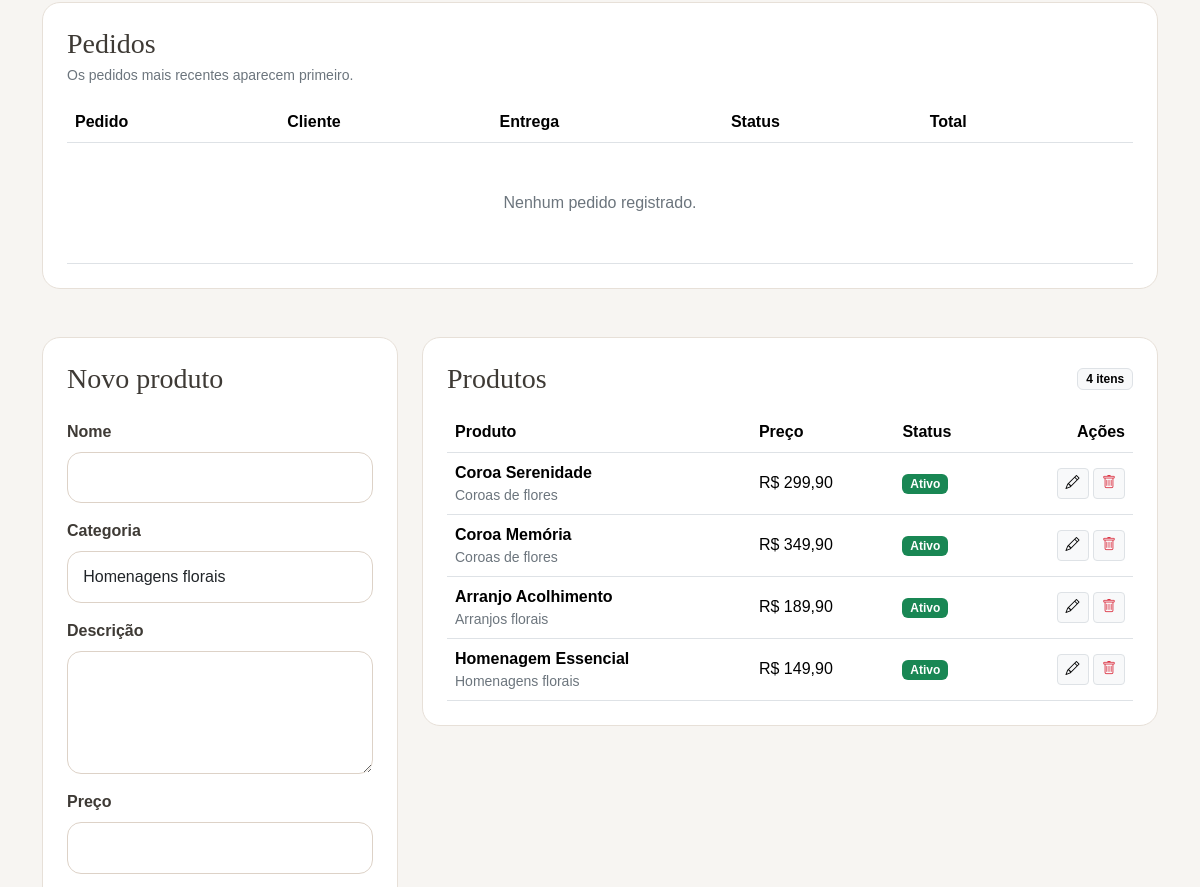
The page /admin.php (signed in, middle part) on the database as committed earlier.
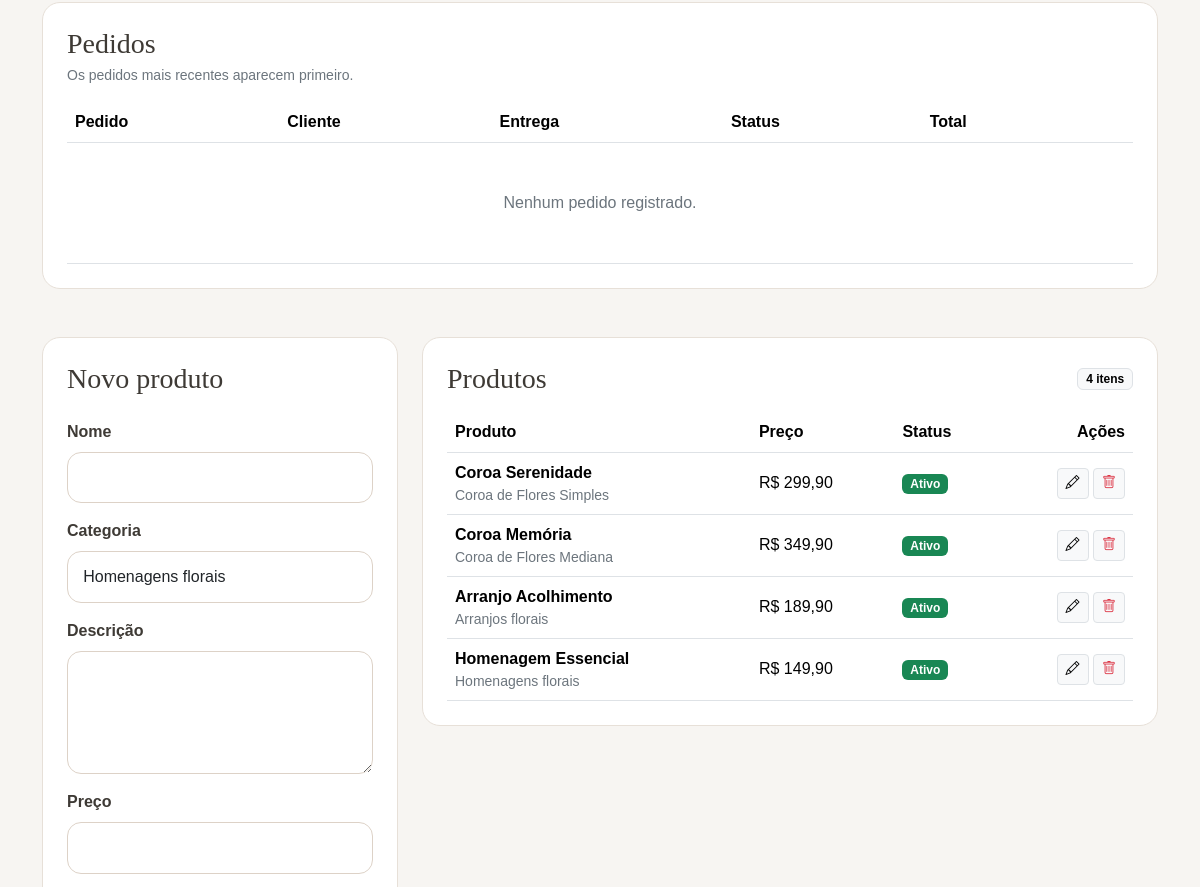
The same page on the database as committed later.
### tables this page shows
CREATE TABLE IF NOT EXISTS products (
    id INT UNSIGNED AUTO_INCREMENT PRIMARY KEY,
    name VARCHAR(160) NOT NULL,
    category VARCHAR(100) NOT NULL DEFAULT 'Homenagens florais',
    category_id INT UNSIGNED NULL,
    description TEXT NULL,
    price DECIMAL(10,2) NOT NULL DEFAULT 0.00,
    image VARCHAR(255) NULL,
    active TINYINT(1) NOT NULL DEFAULT 1,
    featured TINYINT(1) NOT NULL DEFAULT 0,
    created_at TIMESTAMP DEFAULT CURRENT_TIMESTAMP,
    updated_at TIMESTAMP DEFAULT CURRENT_TIMESTAMP ON UPDATE CURRENT_TIMESTAMP,
    INDEX idx_products_active (active),
    INDEX idx_products_featured (featured),
    INDEX idx_products_category_id (category_id),
    CONSTRAINT fk_products_category FOREIGN KEY (category_id) REFERENCES categories(id) ON DELETE SET NULL
);

### config.php (called while the page is built, shortened)
<?php
function db(): PDO
{
    static $pdo = null;
    if ($pdo instanceof PDO) {
        return $pdo;
    }
    $dsn = 'mysql:host=' . DB_HOST . ';dbname=' . DB_NAME . ';charset=utf8mb4';
    try {
        $pdo = new PDO($dsn, DB_USER, DB_PASS, [
            PDO::ATTR_ERRMODE => PDO::ERRMODE_EXCEPTION,
            PDO::ATTR_DEFAULT_FETCH_MODE => PDO::FETCH_ASSOC,
            PDO::ATTR_EMULATE_PREPARES => false,
        ]);
    } catch (PDOException $e) {
        http_response_code(500);
        exit('Não foi possível conectar ao banco de dados. Verifique o arquivo config.local.php.');
    }
    return $pdo;
}
function e(?string $value): string
{
    return htmlspecialchars($value ?? '', ENT_QUOTES, 'UTF-8');
}
function money(float $value): string
{
    return 'R$ ' . number_format($value, 2, ',', '.');
}

### admin.php (the view, shortened to what the changed rows need)
<?php
require __DIR__ . '/config.php';
?>
<?php
$editProduct = null;
$selectedOrder = null;
$products = db()->query('SELECT * FROM products ORDER BY created_at DESC')->fetchAll();
?>
<!doctype html>
<html lang="pt-BR">
<head>
    <link href="https://cdn.jsdelivr.net/npm/bootstrap@5.3.8/dist/css/bootstrap.min.css" rel="stylesheet">
    <link rel="stylesheet" href="https://cdn.jsdelivr.net/npm/bootstrap-icons@1.13.1/font/bootstrap-icons.min.css">
    <link rel="stylesheet" href="assets/css/style.css">
</head>
<body class="admin-shell">
<div class="container py-4 py-lg-5">
    <section id="pedidos" class="mb-5 scroll-margin-top">
        <div class="row g-4 align-items-start">
            <div class="<?= $selectedOrder ? 'col-xl-7' : 'col-12' ?>">
                <div class="admin-card p-4">
                    <div class="d-flex justify-content-between align-items-center mb-3">
                        <div>
                            <h2 class="h3 mb-1">Pedidos</h2>
                        </div>
                    </div>
                    <div class="table-responsive">
                        <table class="table align-middle admin-orders-table mb-0">
                            <thead><tr><th>Pedido</th><th>Cliente</th><th>Entrega</th><th>Status</th><th>Total</th><th></th></tr></thead>
                        </table>
                    </div>
                </div>
            </div>
        </div>
    </section>
    <section id="produtos" class="scroll-margin-top mb-5">
        <div class="row g-4 align-items-start">
            <div class="col-xl-4">
                <div class="admin-card p-4 sticky-xl-top" style="top:95px">
                    <h2 class="h3 mb-4"><?= $editProduct ? 'Editar produto' : 'Novo produto' ?></h2>
                </div>
            </div>
            <div class="col-xl-8">
                <div class="admin-card p-4">
                    <div class="d-flex justify-content-between align-items-center mb-3"><h2 class="h3 mb-0">Produtos</h2><span class="badge text-bg-light border"><?= count($products) ?> itens</span></div>
                    <div class="table-responsive">
                        <table class="table align-middle mb-0">
                            <thead><tr><th>Produto</th><th>Preço</th><th>Status</th><th class="text-end">Ações</th></tr></thead>
                            <tbody>
                            <?php foreach ($products as $product): ?>
                                <tr>
                                    <td><strong><?= e($product['name']) ?></strong><div class="small text-secondary"><?= e($product['category']) ?></div></td>
                                    <td class="text-nowrap"><?= money((float) $product['price']) ?></td>
                                    <td><span class="badge <?= (int) $product['active'] ? 'text-bg-success' : 'text-bg-secondary' ?>"><?= (int) $product['active'] ? 'Ativo' : 'Oculto' ?></span></td>
                                    <td class="text-end text-nowrap">
                                        <a href="admin.php?edit=<?= (int) $product['id'] ?>#produtos" class="btn btn-sm btn-light border"><i class="bi bi-pencil"></i></a>
                                        <form method="post" class="d-inline" onsubmit="return confirm('Excluir este produto?');">
                                            <button class="btn btn-sm btn-light border text-danger" type="submit"><i class="bi bi-trash"></i></button>
                                        </form>
                                    </td>
                                </tr>
                            <?php endforeach; ?>
                            </tbody>
                        </table>
                    </div>
                </div>
            </div>
        </div>
    </section>
</div>
</body>
</html>

Rows that differ between the two databases and show on the page:
changed products "Coroa Serenidade": category "Coroas de flores" → "Coroa de Flores Simples"
changed products "Coroa Memória": category "Coroas de flores" → "Coroa de Flores Mediana"
